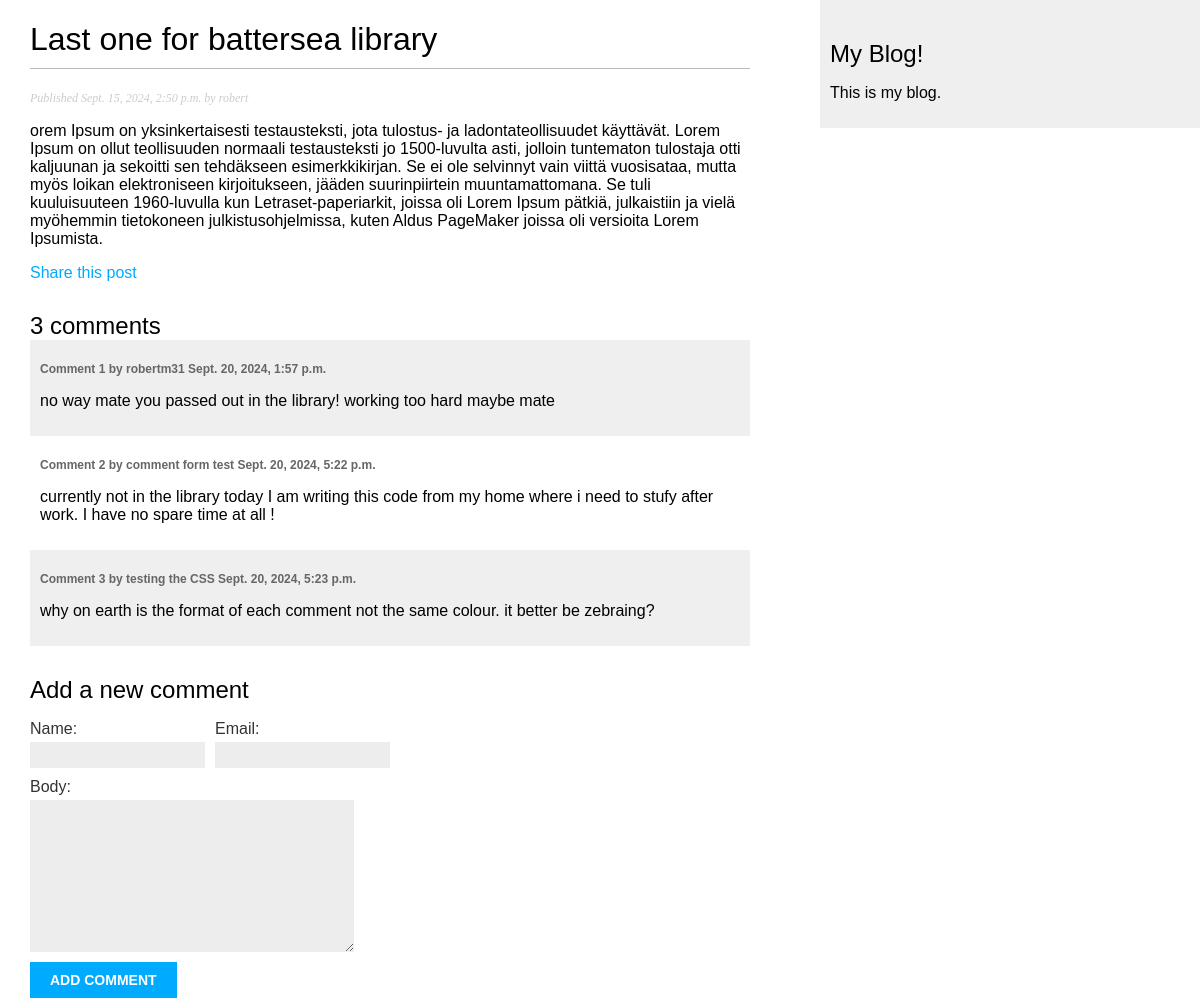
The page /blog/2024/9/15/last-one-for-battersea-library/ on the database as committed earlier.
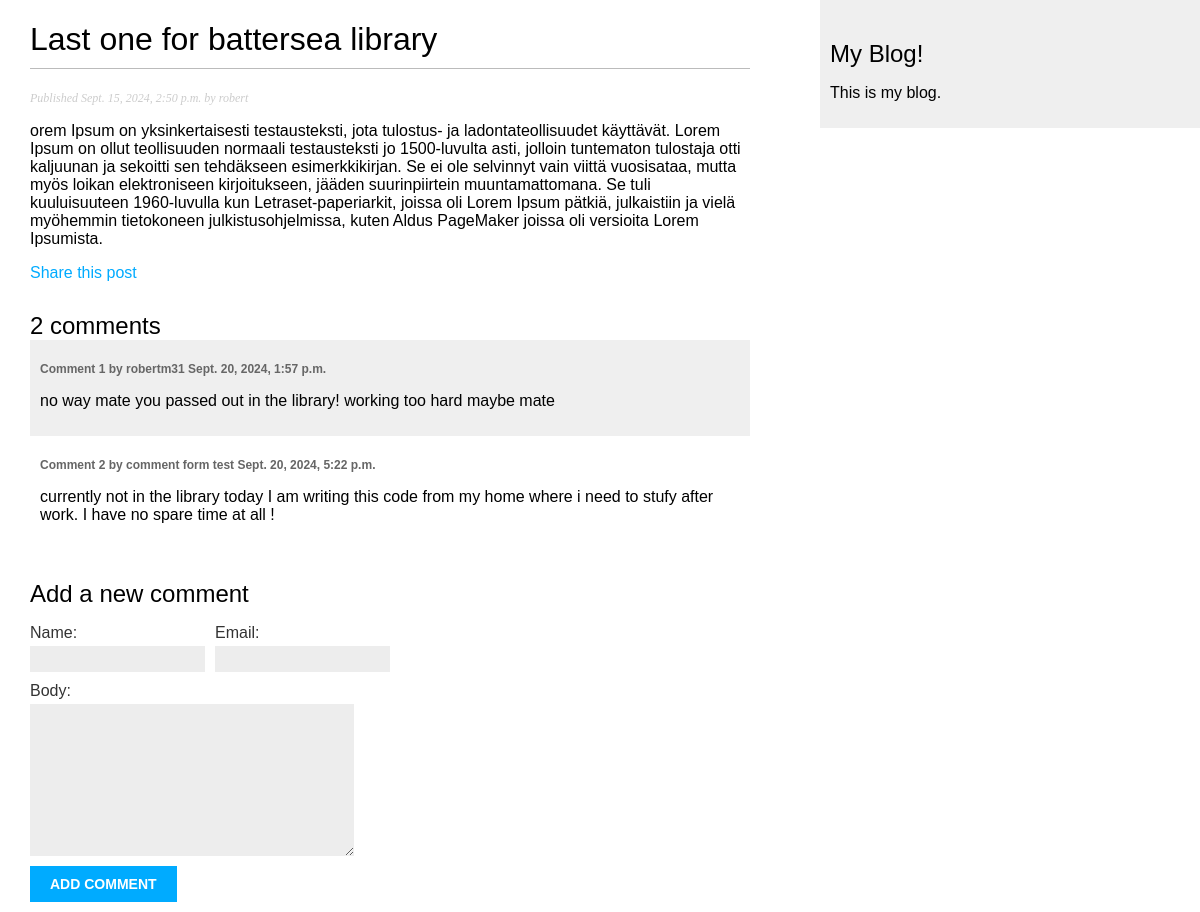
The same page on the database as committed later.
### blog/models.py (models this page shows, shortened)
class Comment(models.Model):
    post = models.ForeignKey(
        Post,
        on_delete=models.CASCADE,
        related_name="comments"
    )
    name = models.CharField(max_length=80)
    email = models.EmailField()
    body = models.TextField()
    created = models.DateTimeField(auto_now_add=True)
    updated = models.DateTimeField(auto_now=True)
    active = models.BooleanField(default=True)
    class Meta:
        ordering = ['created']
        indexes = [
            models.Index(fields=['created']),
        ]

### blog/views.py (the view)
def post_detail(request, year, month, day, post):
    post = get_object_or_404(
        Post,
        status=Post.Status.PUBLISHED,
        slug=post,
        publish__year=year,
        publish__month=month,
        publish__day=day
    )
    comments = post.comments.filter(active=True)
    form = CommentForm()
    return render(
        request,
        'blog/post/detail.html',
        {
            'post': post,
            "comments":comments,
            "form": form
        }
    )

### blog/forms.py
class CommentForm(forms.ModelForm):
    class Meta:
        model = Comment
        fields = ['name', 'email', 'body']

### blog/templates/blog/post/detail.html (shortened to what this page needs)
{% extends 'blog/base.html' %}
{% block content %}
    <h1>{{ post.title }}</h1>
    <p class="date">
        Published {{ post.publish }} by  {{ post.author }}
    </p>
    {{ post.body|linebreaks }}
    <p>
        <a href="{% url 'blog:post_share' post.id %}">
            Share this post
        </a>
    </p>
    {% with comments.count as total_comments %}
        <h2>
            {{ total_comments }} comment{{ total_comments|pluralize }}
        </h2>
    {% endwith %}
    {% for comment in comments %}
        <div class="comment">
            <p class="info">
                Comment {{ forloop.counter }} by {{ comment.name }}
                {{ comment.created }}
            </p>
            {{ comment.body|linebreaks }}
        </div>
    {% empty %}
        <p>There are no comments</p>
    {% endfor %}
    {% include "blog/post/includes/comment_form.html" %}
{% endblock %}

Rows that differ between the two databases and show on the page:
no longer on this page (row edited): Comment: name "testing the CSS", created "Sept. 20, 2024, 5:23 p.m.", body "why on earth is the format of each comment not the same colour. it better be zebraing?"
Other text that changed with them:
{{ total_comments }}: "3" → "2"
